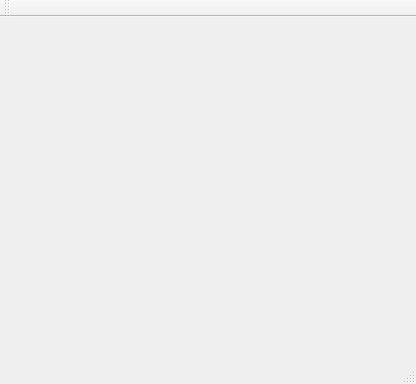
<?xml version="1.0" encoding="UTF-8"?>
<ui version="4.0">
 <class>MainWindow</class>
 <widget class="QMainWindow" name="MainWindow">
  <property name="geometry">
   <rect>
    <x>0</x>
    <y>0</y>
    <width>416</width>
    <height>384</height>
   </rect>
  </property>
  <property name="windowTitle">
   <string>MainWindow</string>
  </property>
  <widget class="QWidget" name="centralWidget"/>
  <widget class="QMenuBar" name="menuBar">
   <property name="geometry">
    <rect>
     <x>0</x>
     <y>0</y>
     <width>416</width>
     <height>25</height>
    </rect>
   </property>
  </widget>
  <widget class="QToolBar" name="mainToolBar">
   <attribute name="toolBarArea">
    <enum>TopToolBarArea</enum>
   </attribute>
   <attribute name="toolBarBreak">
    <bool>false</bool>
   </attribute>
  </widget>
  <widget class="QStatusBar" name="statusBar"/>
 </widget>
 <layoutdefault spacing="6" margin="11"/>
 <resources/>
 <connections/>
</ui>
